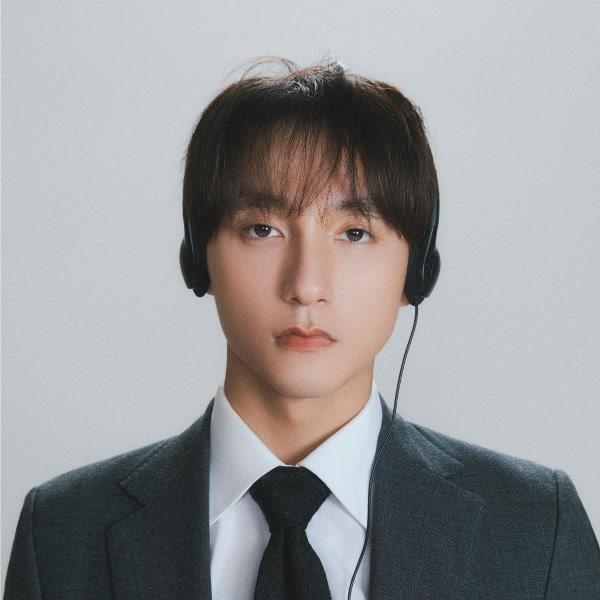
#> input picture Images/sontung.jpg, 600 x 600 px
$ jupyter execute module2.ipynb
#> lines starting #> are read from the running program, lines starting #| are printed output that depends on the picture
# 2.2. Transformations

[cell 1]
import cv2
import numpy as np
import matplotlib.pyplot as plt

## Hàm dùng để hiển thị ảnh

[cell 2]
def show_plt(tittle, img):
    plt.title(tittle)
    plt.axis("off")

    if img.ndim == 2:
        plt.imshow(img, cmap="gray", vmin=0, vmax=255)
    else:
        img = cv2.cvtColor(img, cv2.COLOR_BGR2RGB)
        plt.imshow(img)

## Load ảnh

[cell 3]
DATA_ROOT = "../Images/"
IMAGE_NAME = "sontung.jpg"

img_path = DATA_ROOT + IMAGE_NAME

img = cv2.imread(img_path, cv2.IMREAD_COLOR)
#> img is the input picture: shape (600, 600, 3); mean B, G, R 151.5, 150.2, 150.1

show_plt("Source image", img)

### Lấy height, width của ảnh

[cell 4]
h, w = img.shape[:2]
#> h = 600; w = 600

### Translation

[cell 5]
tx, ty = 50, 50

translation_matrix = np.array([
    [1, 0, tx],
    [0, 1, ty]
], dtype=np.float32)

translated_img = cv2.warpAffine(img, translation_matrix, (w, h))
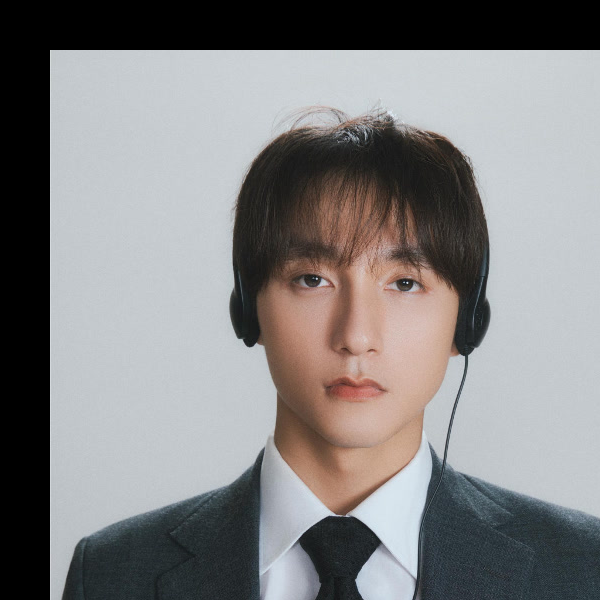
#> translated_img: shape (600, 600, 3); mean B, G, R 130.6, 130, 131

show_plt("Translation", translated_img)

### Rotation

[cell 6]
theta = np.deg2rad(15)

rotation_matrix = np.array([
    [np.cos(theta), -np.sin(theta), 0],
    [np.sin(theta), np.cos(theta), 0]
], dtype=np.float32)

rotated_image = cv2.warpAffine(img, rotation_matrix, (w,h))
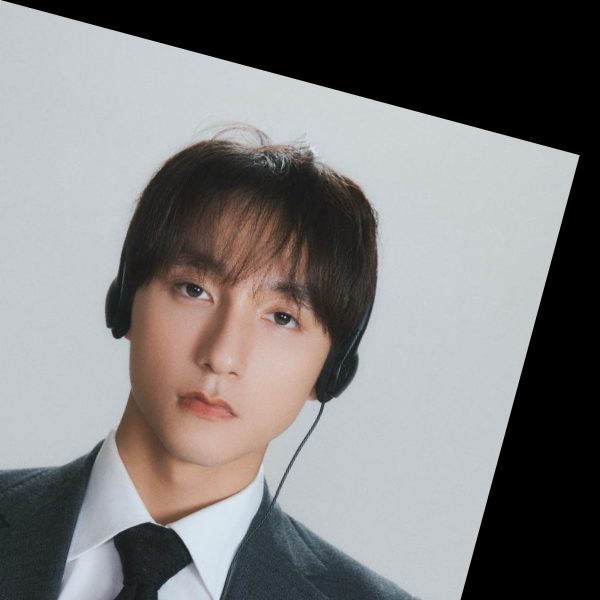
#> rotated_image: shape (600, 600, 3); mean B, G, R 123, 122.8, 124.4

show_plt("Rotation", rotated_image)

### Scaling

[cell 7]
sx = 0.5
sy = 0.5

scaled_matrix = np.array([
    [sx, 0, 0],
    [0, sy, 0]
], dtype=np.float32)

scaled_img = cv2.warpAffine(img, scaled_matrix, (w, h))
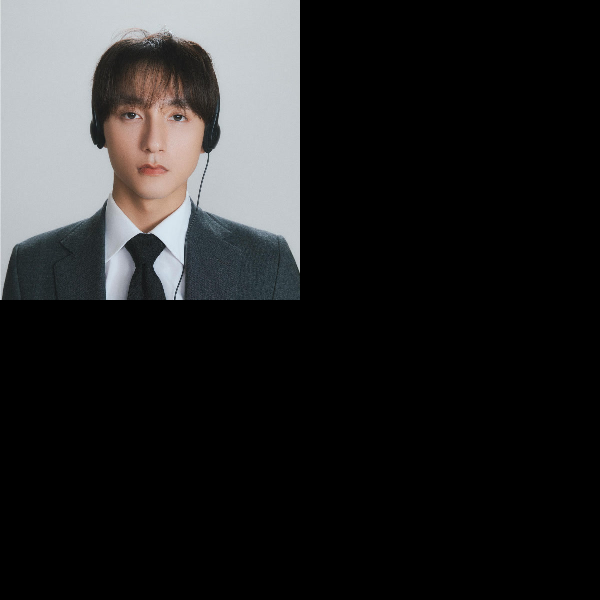
#> scaled_img: shape (600, 600, 3); mean B, G, R 37.9, 37.6, 37.6

show_plt("Scaling", scaled_img)

### Shearing

[cell 8]
theta_x = np.deg2rad(70)
theta_y = np.deg2rad(85)

sheared_matrix = np.array([
    [1, 1/np.tan(theta_x), 0],
    [1/np.tan(theta_y), 1 + 1/(np.tan(theta_x)*np.tan(theta_y)), 0]
], dtype=np.float32)

sheared_img = cv2.warpAffine(img, sheared_matrix, (w, h))
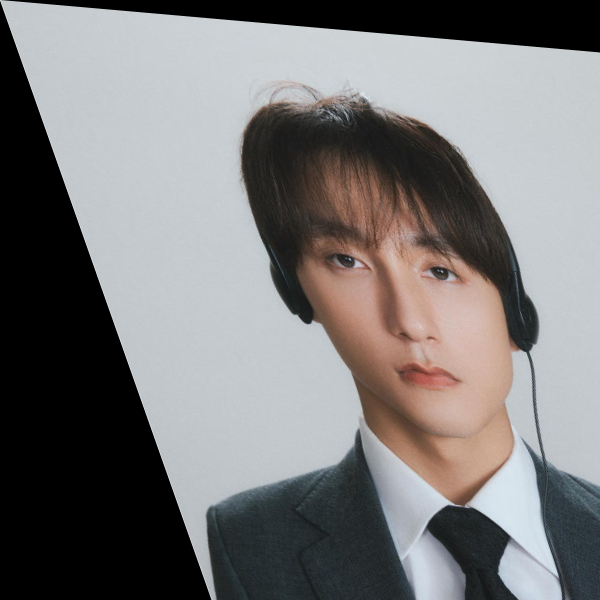
#> sheared_img: shape (600, 600, 3); mean B, G, R 121, 120.8, 122.3

show_plt("Shearing", sheared_img)

## Affine transformation

### Xây dựng ma trận từ chuỗi phép biến đổi

#### Rotation + Translation

[cell 9]
theta = np.deg2rad(15)
tx, ty = 50, 50

affine_matrix = np.array([
    [np.cos(theta), -np.sin(theta), tx],
    [np.sin(theta),  np.cos(theta), ty]
], dtype=np.float32)

affine_img = cv2.warpAffine(img, affine_matrix, (w,h))

show_plt("Affine Transformation", affine_img)

#### Scaling + Translation

[cell 10]
sx, sy = 0.5, 0.8
tx, ty = 100, 30

affine_matrix = np.array([
    [sx, 0, tx],
    [0, sy, ty]
], dtype=np.float32)

affine_img = cv2.warpAffine(img, affine_matrix, (w,h))
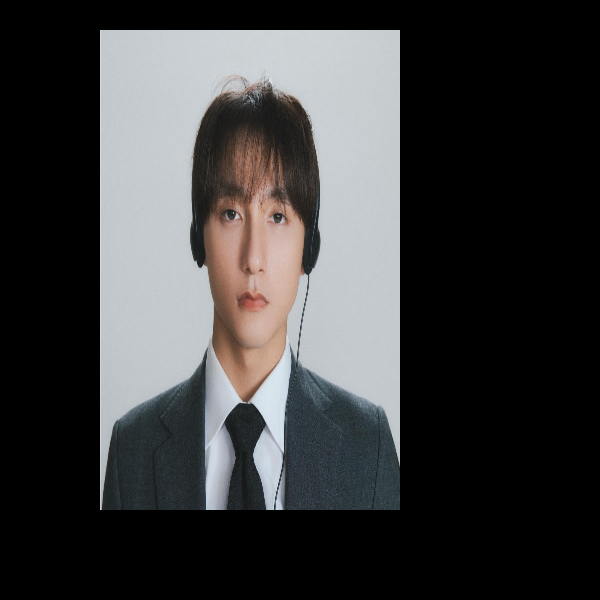
#> affine_img: shape (600, 600, 3); mean B, G, R 60.7, 60.2, 60.1

show_plt("Affine Transformation", affine_img)

#### Rotation + Scaling

[cell 11]
theta = np.deg2rad(15)
sx, sy = 0.8, 0.8

affine_matrix = np.array([
    [sx*np.cos(theta), -np.sin(theta), 0],
    [np.sin(theta),  sy*np.cos(theta), 0]
], dtype=np.float32)

affine_img = cv2.warpAffine(img, affine_matrix, (w,h))
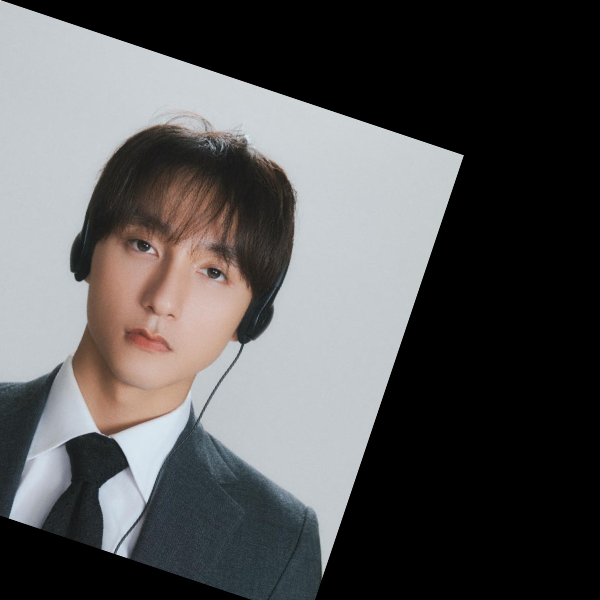
#> affine_img: shape (600, 600, 3); mean B, G, R 84.1, 83.7, 84.3

show_plt("Affine Transformation", affine_img)

#### Shearing + Translation

[cell 12]
theta_x = np.deg2rad(70)
theta_y = np.deg2rad(85)

shx = 1/np.tan(theta_x)
shy = 1/np.tan(theta_y)
tx, ty = 20, 30

affine_matrix = np.array([
    [1, shx, tx],
    [shy, 1 + shx*shy, ty]
], dtype=np.float32)

affine_img = cv2.warpAffine(img, affine_matrix, (w,h))
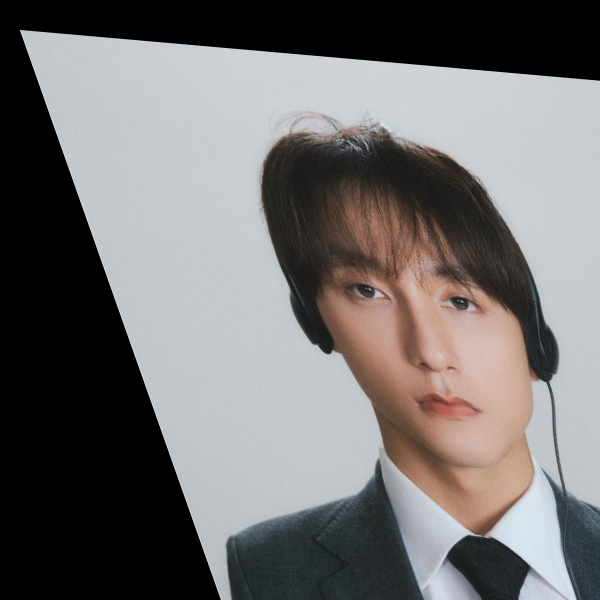
#> affine_img: shape (600, 600, 3); mean B, G, R 112.6, 112.7, 114.7

show_plt("Affine Transformation", affine_img)

#### Rotation + Scaling + Shearing + Translation

[cell 13]
theta = np.deg2rad(30)
sx, sy = 1.2, 0.8

theta_x = np.deg2rad(70)
theta_y = np.deg2rad(85)

shx = 1/np.tan(theta_x)
shy = 1/np.tan(theta_y)

tx, ty = 40, 30

affine_matrix = np.array([
    [
        sx * np.cos(theta) + shx * sy * np.sin(theta),
        -sx * np.sin(theta) + shx * sy * np.cos(theta),
        tx
    ],
    [
        shy * sx * np.cos(theta) + (1 + shx * shy) * sy * np.sin(theta),
        -shy * sx * np.sin(theta) + (1 + shx * shy) * sy * np.cos(theta),
        ty
    ],
], dtype=np.float32)

affine_img = cv2.warpAffine(img, affine_matrix, (w,h))
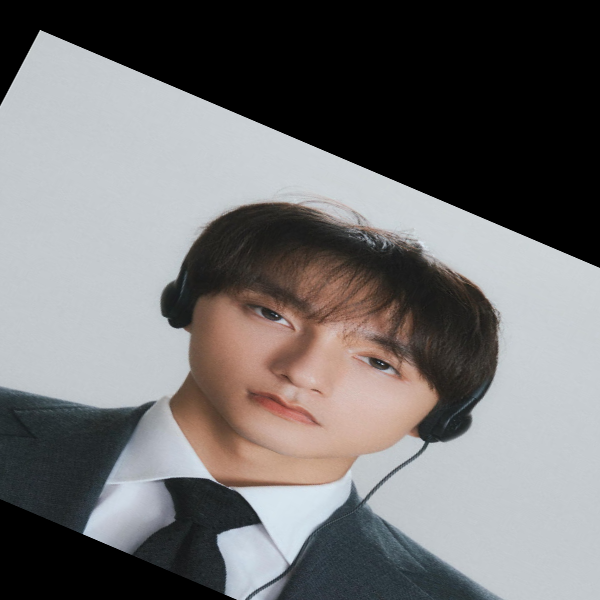
#> affine_img: shape (600, 600, 3); mean B, G, R 111.3, 111, 112.6

show_plt("Affine Transformation", affine_img)

### Suy ma trận affine từ các điểm tương ứng

[cell 14]
pts1 = np.array([
    [0, 0],
    [w-1, 0],
    [0, h-1],
],dtype=np.float32)
#> pts1 = [[0, 0], [599, 0], [0, 599]]

pts2 = np.array([
    [80, 50],
    [w-100, 20],
    [50, h-50],
],dtype=np.float32)
#> pts2 = [[80, 50], [500, 20], [50, 550]]

M = cv2.getAffineTransform(pts1, pts2)

affine = cv2.warpAffine(img, M, (w, h))
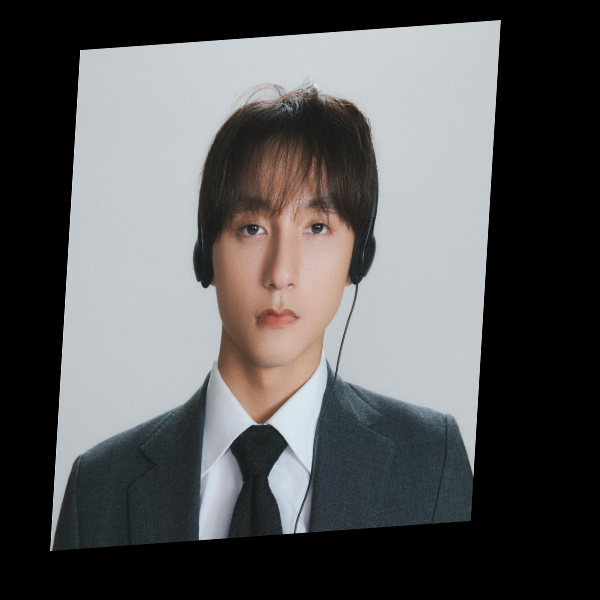
#> affine: shape (600, 600, 3); mean B, G, R 88.3, 87.5, 87.5

print("Ma trận M =\n", M)
#| Ma trận M =
#|  [[ 7.01168614e-01 -5.00834725e-02  8.00000000e+01]
#|  [-5.00834725e-02  8.34724541e-01  5.00000000e+01]]

show_plt("Affine Transformation", affine)

## Projective transformation

[cell 15]
src_points = np.array([
    [0, 0],
    [w-1, 0],
    [0, h-1],
    [w-1, h-1]
], dtype=np.float32)
#> src_points = [[0, 0], [599, 0], [0, 599], [599, 599]]

dst_points = np.array([
    [80, 50],
    [w-100, 20],
    [50, h-50],
    [w-30, h-80]
], dtype=np.float32)

# dùng cho 4 điểm
H = cv2.getPerspectiveTransform(src_points, dst_points)

# # dùng cho nhiều điểm
# H,_ = cv2.findHomography(src_points, dst_points)

perspective_img = cv2.warpPerspective(img, H, (w, h))
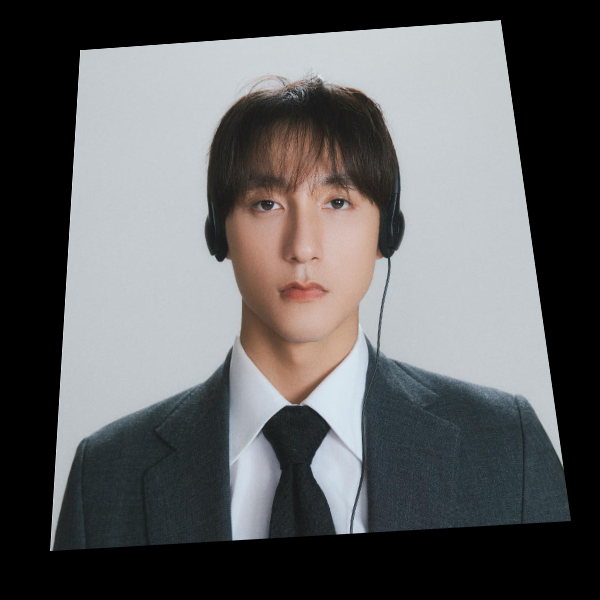
#> perspective_img: shape (600, 600, 3); mean B, G, R 95.9, 94.9, 94.6

print("Ma trận H =\n", H)
#| Ma trận H =
#|  [[ 6.91614346e-01 -6.60072523e-02  8.00000000e+01]
#|  [-5.04656432e-02  6.59562962e-01  5.00000000e+01]
#|  [-1.91085358e-05 -3.18475597e-04  1.00000000e+00]]

show_plt("Projective Transformation", perspective_img)
